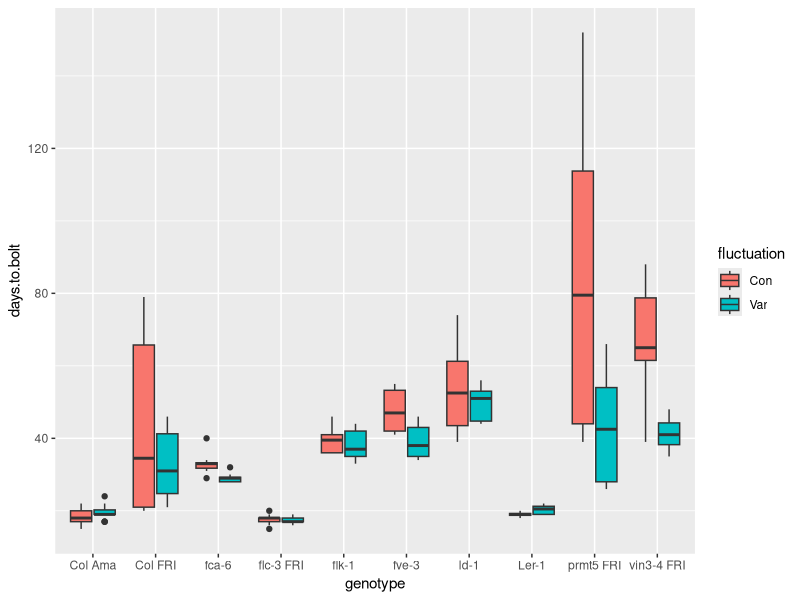
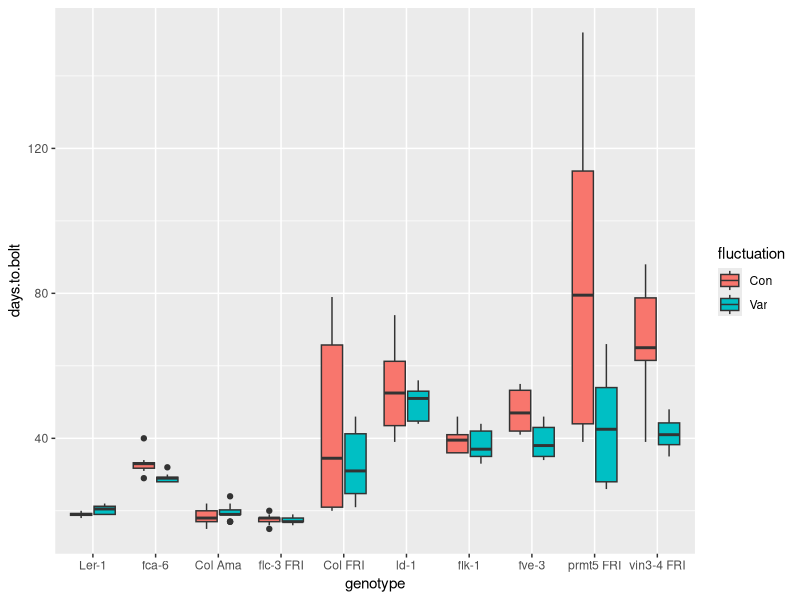
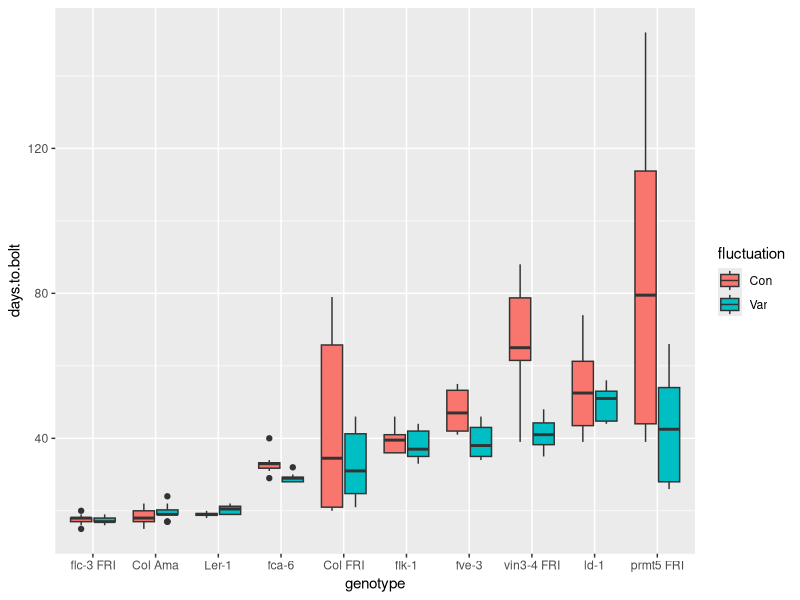

Generate these figures, in order, with R:
## ---- chunk 1
knitr::opts_chunk$set(echo = TRUE)
## ---- chunk 2
# Chargez la librairie `tidyverse` (aide: utilisez la fonction `library()`)


# Importer `burghardt_et_al_2015_expt1.txt` et mettez le dans un objet appelé `expt1`
#(aide: utilisez la fonction `read_tsv()`)

## ---- chunk 3
# Chargez la librairie `tidyverse` (aide: utilisez la fonction `library()`)
library(tidyverse)

# Importer `burghardt_et_al_2015_expt1.txt` et mettez le dans un objet appelé `expt1`
#(aide: utilisez la fonction `read_tsv()`)

expt1 <- read_tsv("../data/burghardt_et_al_2015_expt1.txt")

## ---- chunk 4
filter(expt1, temperature==22, day.length==16) %>% 
ggplot(aes(x=genotype, y=days.to.bolt, fill=fluctuation)) +
  geom_boxplot()

## ---- chunk 5
# Convertissons genotype dans expt1 en facteurs:
factor(expt1$genotype)
## ---- chunk 6
factor(expt1$genotype, levels = c("Ler-1", "fca-6", "Col Ama", "flc-3 FRI", "Col FRI", "ld-1", "flk-1",
                                  "fve-3", "prmt5 FRI","vin3-4 FRI"))
## ---- chunk 7

mutate(expt1, genotype = factor(genotype, levels = c("Ler-1", "fca-6", "Col Ama", "flc-3 FRI", "Col FRI",
                                                     "ld-1", "flk-1", "fve-3", "prmt5 FRI","vin3-4 FRI"))) %>% 
  filter( temperature==22, day.length==16) %>%
  ggplot(aes(x=genotype, y=days.to.bolt, fill=fluctuation)) +
  geom_boxplot()
## ---- chunk 8

  filter(expt1, temperature==22, day.length==16) %>% 
  mutate( genotype = fct_reorder(genotype, days.to.bolt)) %>% 
  ggplot(aes(x=genotype, y=days.to.bolt, fill=fluctuation)) +
  geom_boxplot()

## ---- chunk 9
unique(expt1$vernalization)
## ---- chunk 10
filter(expt1, vernalization == "V")
## ---- chunk 11
# Créez une nouvelle table avec la colonne supplémentare  
expt1.cm <- mutate(expt1, total.leaf.length.cm = total.leaf.length.mm/10)

# Vérifier que la nouvelle colonne est bien là
colnames(expt1.cm)
## ---- chunk 12
# Créez deux nouvelles colonnes
expt1.cm <- mutate(expt1, 
                   blade.length.cm = blade.length.mm/10,
                   total.leaf.length.cm = total.leaf.length.mm/10)

# Vérifier que les nouvelles colonnes sont bien là
colnames(expt1.cm)
